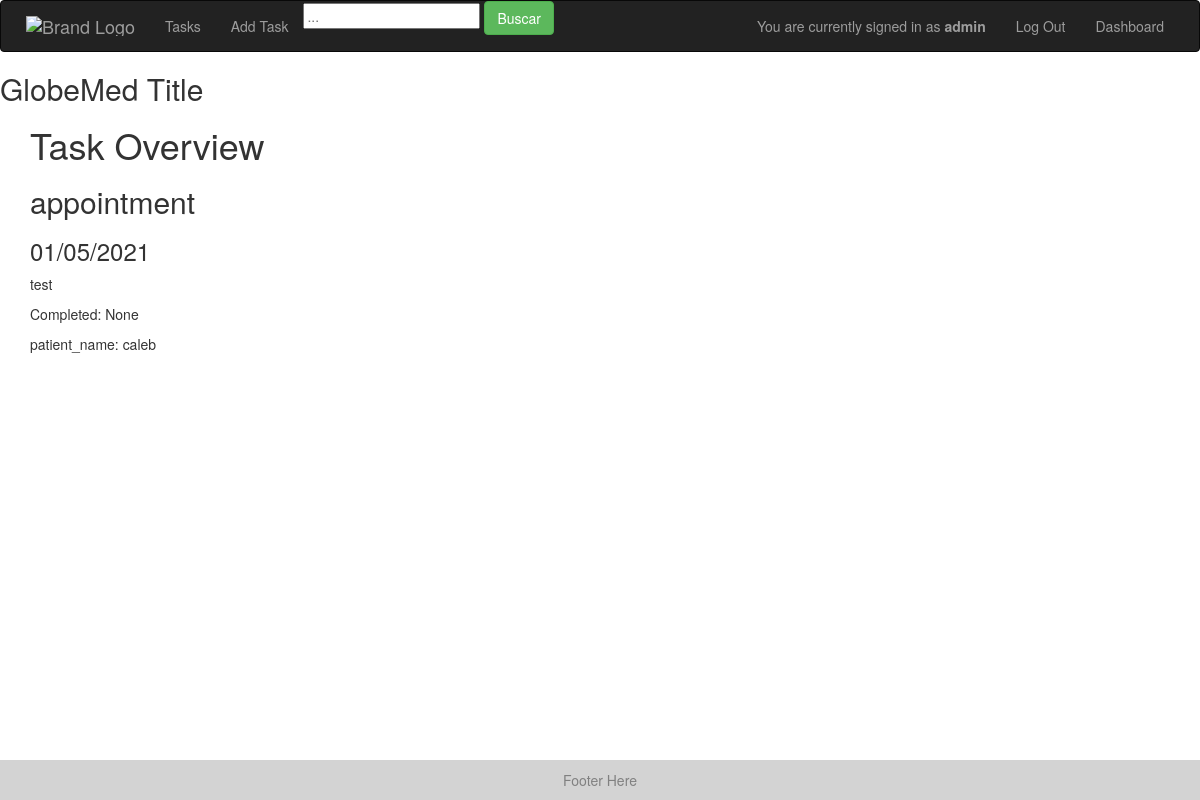
/task/1 (signed in), run on an earlier commit of the app's database.
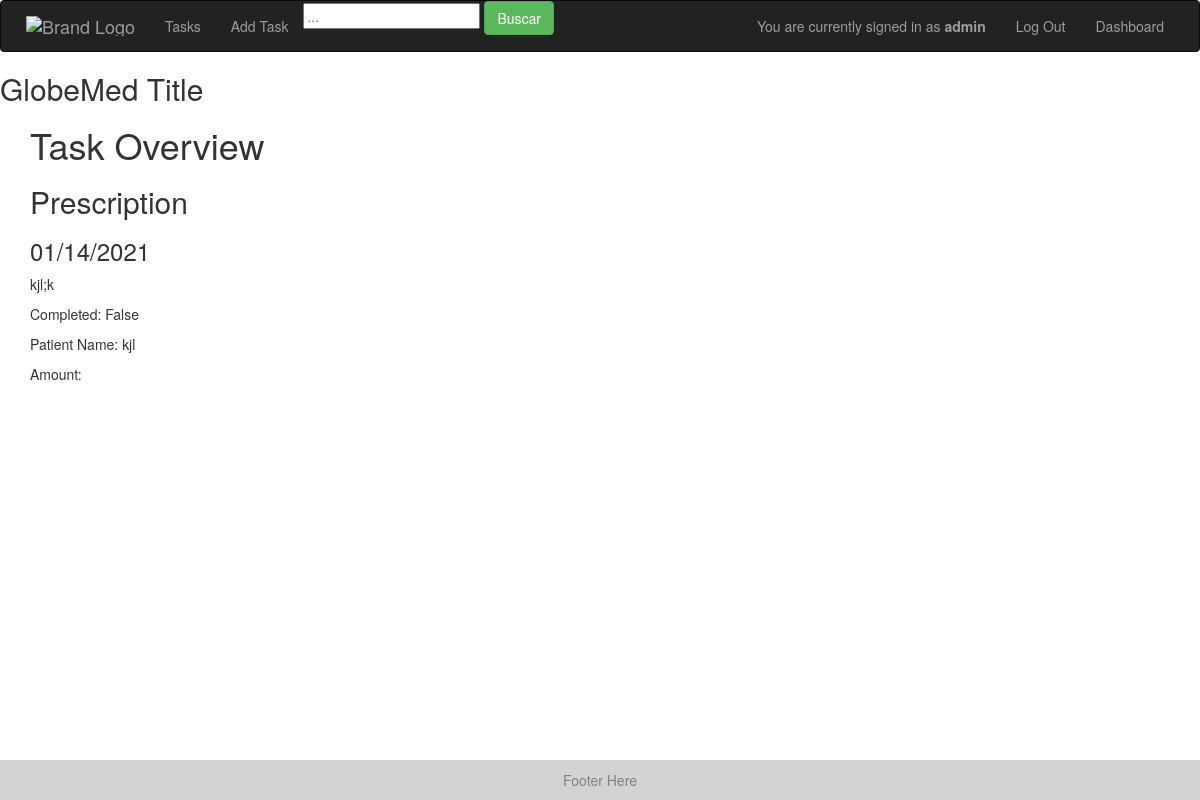
And on a later commit of the database.
### models.py (models this page shows)
class Task(Base):
    __tablename__ = "tasks"
    id = Column(Integer, primary_key=True)
    task_type = Column(String, default="Generic")
    creator_id = Column(Integer)
    created_datetime = Column(DateTime)
    created_datestring = Column(String)
    due_datetime = Column(DateTime)
    due_datestring = Column(String)
    description = Column(String)
    completed = Column(Boolean) # completed or not
    fields = Column(PickleType) # dictionary of strings to strings

### app.py (the view)
@app.route('/task/<int:task_id>')
@check_login_wrapper
def task(task_id):
    return render_template("task.html", task=get_task(task_id))

### app.py (called while the page is built)
def check_login_wrapper(func):
    @wraps(func)
    def inner(*args, **kwargs):
        print("here")
        if "username" not in login_session:
            return redirect(url_for('login'))
        return func(*args, **kwargs)
    return inner

### database.py (called while the page is built)
def get_task(task_id):
    return session.query(Task).filter_by(id=task_id).first()

### templates/task.html
{% extends "layout.html" %}
{% block body %}
	<h1>Task Overview</h1>
	<h2> {{ task.task_type }} </h2>
	<h3> {{ task.due_datestring }} </h3>
	<p> {{ task.description }} </p>
	<p> Completed: {{task.completed}} </p>
	{% for field in task.fields %}
	<p> {{field}}: {{task.fields[field]}} </p>
	{% endfor %}
{%endblock%}

What changed in the data, as far as the page shows it:
changed Task: task_type "appointment" → "Prescription"; due_datestring "01/05/2021" → "01/14/2021"; description "test" → "kjl;k"; completed "None" → "False"
Also different on the page:
new list line: "Patient Name :"
new list line: "kjl"
new list line: "Amount :"
list line gone: "patient_name :"
list line gone: "caleb"
